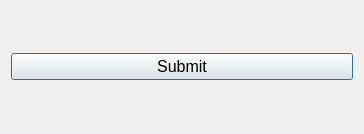
<?xml version="1.0" encoding="UTF-8"?>
<ui version="4.0">
 <class>login_dialog</class>
 <widget class="QDialog" name="login_dialog">
  <property name="geometry">
   <rect>
    <x>0</x>
    <y>0</y>
    <width>364</width>
    <height>134</height>
   </rect>
  </property>
  <property name="font">
   <font>
    <pointsize>12</pointsize>
   </font>
  </property>
  <property name="windowTitle">
   <string>Login</string>
  </property>
  <layout class="QVBoxLayout" name="verticalLayout">
   <item>
    <layout class="QFormLayout" name="password_layout"/>
   </item>
   <item>
    <widget class="QPushButton" name="submit_login">
     <property name="font">
      <font>
       <pointsize>12</pointsize>
      </font>
     </property>
     <property name="text">
      <string>Submit</string>
     </property>
    </widget>
   </item>
  </layout>
 </widget>
 <resources/>
 <connections/>
</ui>
